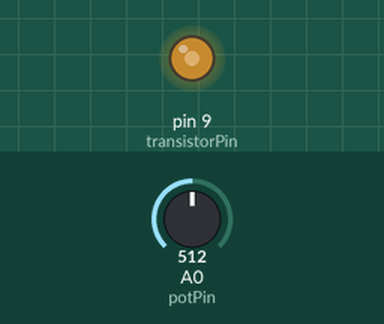
The sketch below on a simulated Arduino Uno, built with avr-gcc and run on an emulated ATmega328P. Shown: output pins drawn as LEDs (lit = HIGH). The test bench sets the inputs (shaded band); at power-on: A0 (potPin) = 512.

Above: at 1.2 s.
1.3 s: A0 (potPin) set to 716
At 2.5 s:
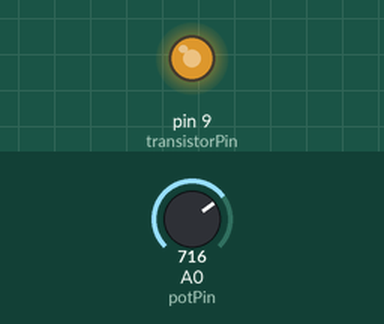
2.8 s: A0 (potPin) set to 900
At 3.6 s:
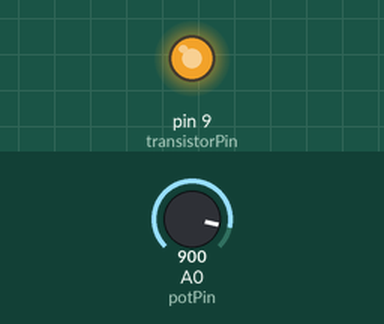
4.3 s: A0 (potPin) set to 122
At 4.8 s:
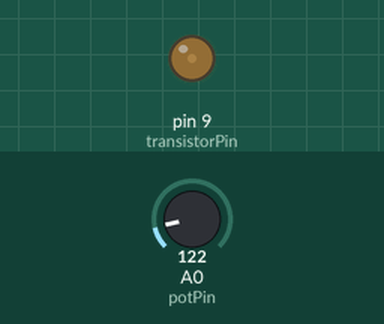
5.8 s: A0 (potPin) set to 0
At 7.1 s:
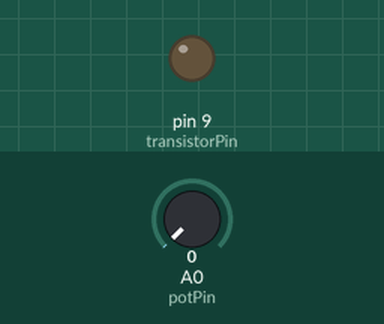
Timing chart, 0 to 8.3 s (numbered marks = the images above; inputs shaded):
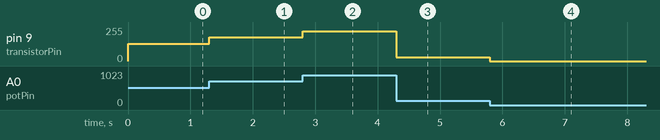

The sketch:

Projeto_15___Controle_de_um_motor_simples.ino
```cpp
//Projeto 15 - Controle de um motor simples

int potPin = 0;  //Analogico no 0, conectado ao potenciometro
int transistorPin = 9;  //Pino PWM 9 conectado a base do transistor
int potValue = 0;  //valor retornado do potenciometro

void setup() {
  // put your setup code here, to run once:
  // define o pino do transistor como saida:
  pinMode(transistorPin, OUTPUT);

}

void loop() {
  // put your main code here, to run repeatedly:
  //le o potenciometro, converte para o intervalo de 0 a 255:
  potValue = analogRead(potPin) / 4;
  //utiliza isso para controlar o transistor:
  analogWrite(transistorPin, potValue);
}
```

Measured:
- after the input at 1.3 s, pin 9 (transistorPin): 128/255 → 179/255 at once
- after the input at 2.8 s, pin 9 (transistorPin): 179/255 → 225/255 at once
- after the input at 4.3 s, pin 9 (transistorPin): 225/255 → 30/255 at once
- after the input at 5.8 s, pin 9 (transistorPin): 30/255 → 0/255 at once
